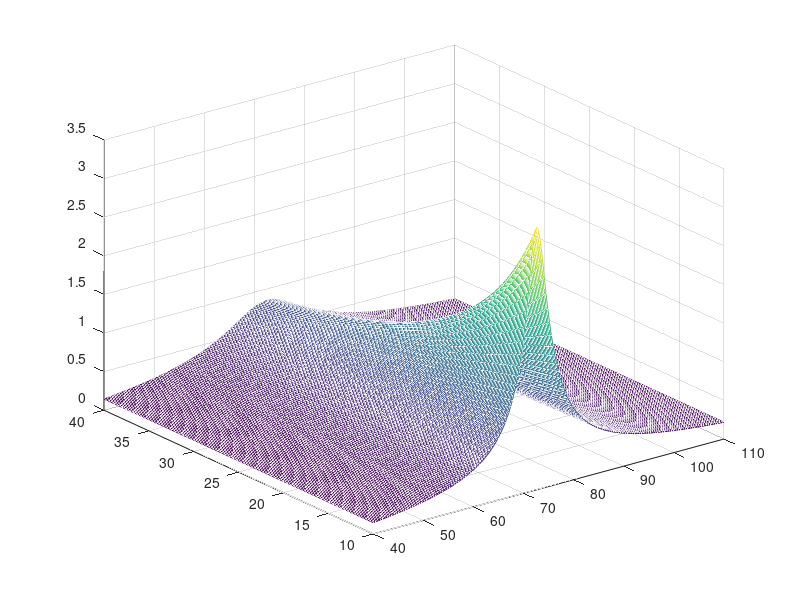

This figure's MATLAB source:
%Juliano_Declan_ENG209_HW4
%9/18/2025
%ENG 209, HW 4, exercises:

%question 1
t=[0:0.1:30];
x=(1-0.45*cos(65*t)).*cos(t)
y=(1-0.45*cos(65*t)).*sin(t)
z=t+sin(65*t)
plot3(x,y,z)

%question 2
x =linspace(-8*pi,8*pi,200);
y=x;
[X,Y]=meshgrid(x,y);
z=sin(sqrt(X.^2+Y.^2))./sqrt(X.^2+Y.^2);
mesh(X,Y,z)

fd=linspace(40,110,200)
R = linspace(10,40,200)

%question 4
[fd,R] = meshgrid(fd,R)
V=34
L=0.4
C = 12e-6
wd = 2*pi*fd
I=V./(sqrt(R.^2+(wd*L-(1./(wd*C))).^2))

mesh(fd,R,I)

%question 5
